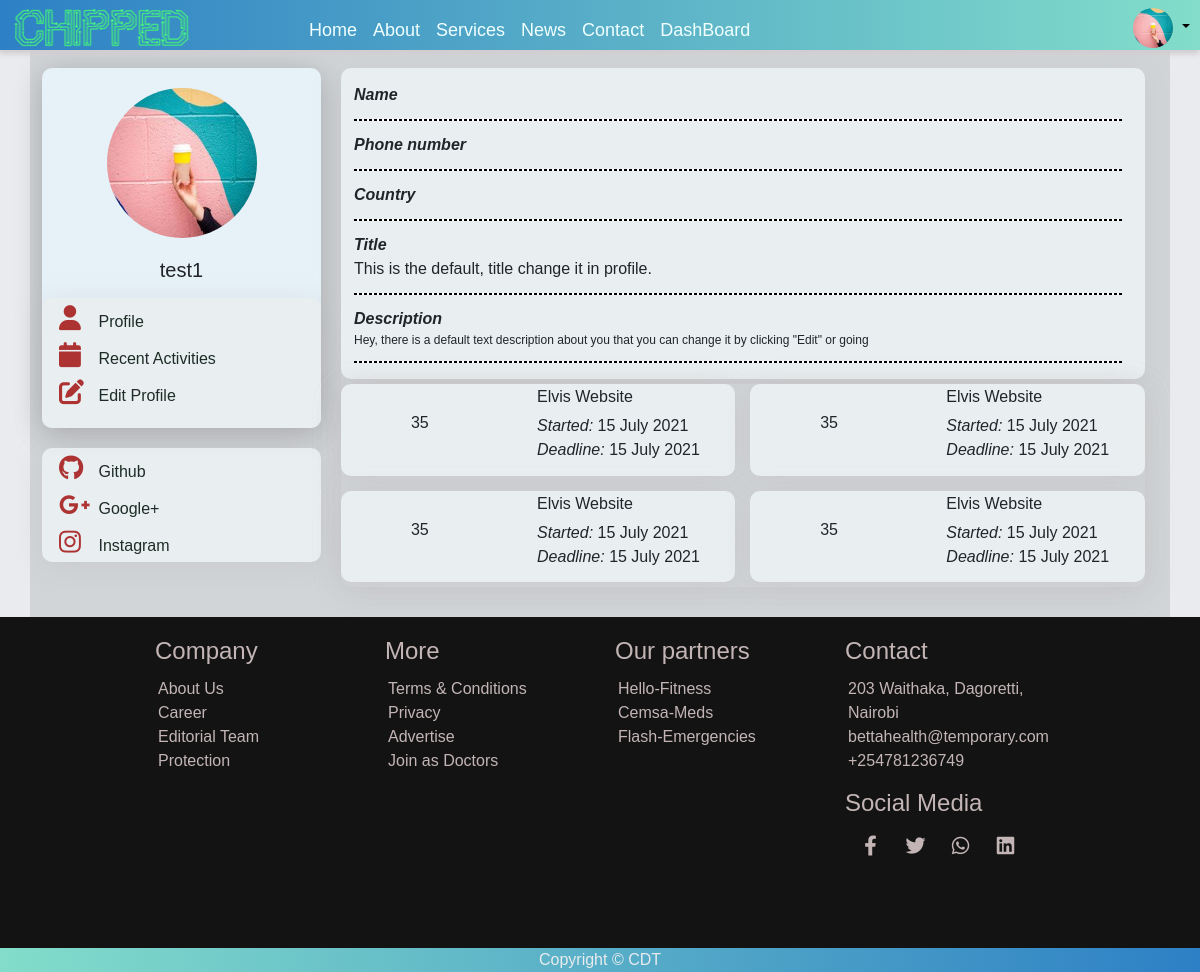
The page /users/profile/ (signed in) on the database its author committed.
### hospital_website/models/models.py (models this page shows, shortened)
class BaseData(models.Model):
    logo_img = models.ImageField(default='default.png', upload_to='company_Logo',null=True, blank=True)
    logo_name = models.CharField(default='Chipped', max_length=100, null=False)
    footer = models.CharField(default='Update Footer ', max_length=100, null=False)

### users/models.py (models this page shows, shortened)
class Profile(models.Model):
    is_staff = models.BooleanField(default=False)
    user = models.OneToOneField(User, on_delete=models.CASCADE) # Delete profile when user is deleted
    phone_number = PhoneNumberField()
    country= CountryField(blank=True)
    title = models.CharField(default='This is the default, title change it in profile.', max_length=200, null=True)
    desc_text='Hey, there is a default text description about you that you can change it by clicking "Edit" or going'
    desc = models.TextField(default=desc_text, max_length=200, null=True)
    image = models.ImageField(default='default.jpg', upload_to='profile_pics')
    github = models.CharField(default='input you Github link here.', max_length=1000, null=True, blank=True)
    facebook = models.CharField(default='input you Facebook link here.', max_length=1000, null=True, blank=True)
    googleplus = models.CharField(default='input you Google+ link here.', max_length=1000, null=True, blank=True)
    instagram = models.CharField(default='input you Instagram link here.', max_length=1000, null=True, blank=True)

### users/views.py (the view)
# urls.py: path('profile/', profile, name='profile'),
@login_required
def profile(request):
    if request.method == 'POST':
        u_form = UserUpdateForm(request.POST, instance=request.user)
        p_form = ProfileUpdateForm(request.POST,
                                   request.FILES,
                                   instance=request.user.profile)
        if u_form.is_valid() and p_form.is_valid():
            u_form.save()
            p_form.save()
            messages.success(request, f'Your account has been updated!')
            return redirect('profile') # Redirect back to profile page
    else:
        u_form = UserUpdateForm(instance=request.user)
        p_form = ProfileUpdateForm(instance=request.user.profile)
        side_info = ContactSidebarCompanyInfo.objects.first()
        base = BaseData.objects.first() #for Base.html
    context = {
        'base': base,
        'u_form': u_form,
        'p_form': p_form,
    }
    return render(request, 'profile/profile_home2.html', context)

### templates/profile/profile_home2.html (shortened to what this page needs)
{% extends 'base.html' %}
{% load static %}
{% block css %}
<link rel="stylesheet" href="{% static 'css/users/profile_home.css' %}" type="text/css">
<link rel="stylesheet" href="{% static 'css/users/profile.css' %}">
<link rel="stylesheet" href="{% static 'css/users/login.css' %}" type="text/css">
{% endblock css %}
{% block content %}
<section class="s2 profile">
  <div class=" profile-main  container-xl">
    <div class=" img-area">
      <div class="  profile-photo">
        <a href="{{user.profile.image.url}}">
          <img src="{{user.profile.image.url}}" alt="user-image" width="150" height="150"
            class="profile-pic rounded-circle">
        </a>
        <div class="info-">
          <h5 class="account-heading">{{ user.username }} </h5>
        </div>
        <div class="select-">
          <ul>
            <li>
              <a href="#profile-info" id="p-i">
                <i class="fa fa-user" aria-hidden="true"></i>
                <span>Profile</span>
              </a>
            </li>
            <li>
              <a href="#activites" id="e-p">
                <i class="fa fa-calendar" aria-hidden="true"></i>
                <span>Recent Activities</span>
              </a>
            </li>
            <li>
              <a href="#edit-profile" id="a-">
                <i class="fa fa-solid fa-pen-to-square"></i>
                <span>Edit Profile</span>
              </a>
            </li>
          </ul>
        </div>
      </div>
      <div class="  socialMedia-area">
        <ul>
          <li>
            <a href="#" class="github">
              <i class="fa fa-brands fa-github"></i>
              <span> Github</span>
            </a>
          </li>
          <li>
            <a href="#">
              <i class="fa fa-brands fa-google-plus-g"></i>
              <span> Google+</span>
            </a>
          </li>
          <li>
            <a href="#">
              <i class="fa fa-brands fa-instagram"></i>
              <span> Instagram</span>
            </a>
          </li>
        </ul>
      </div>
    </div>
    <section id="profile-info">
      <div class=" info-area">
        <div class=" info-area-s">
          <div class="user-details">
            <ul>
              <li style=" margin-top: 10px; ">
                <i class=" U-fixed-details">Name </i>
              </li>
              <hr class="hr-dashed">
              <li>
                <i class="U-fixed-details">Phone number </i>
              </li>
              <hr class="hr-dashed">
              <li>
                <i class="U-fixed-details">Country </i>
              </li>
              <hr class="hr-dashed">
              <li>
                <i class="U-fixed-details">Title </i>
                <span class="U-valiable-details">{{ user.profile.title }}</span>
              </li>
              <hr class="hr-dashed">
              <li>
                <i class="U-fixed-details">Description </i>
                <span class="U-valiable-details" style="font-size: 12px;">{{ user.profile.desc }}</span>
              </li>
              <hr class="hr-dashed">
            </ul>
          </div>
          <div class="current-projects">
            <div class="current-areas">
              <div class="current-no">
                <p>35</p>
              </div>
              <div>
                <ul>
                  <li>
                    <h6>Elvis Website</h6>
                  </li>
                  <li>
                    <i>Started:</i>
                    <span>15 July 2021</span>
                  </li>
                  <li>
                    <i>Deadline:</i>
                    <span>15 July 2021</span>
                  </li>
                </ul>
              </div>
            </div>
            <div class="current-areas">
              <div>
                <p>35</p>
              </div>
              <div>
                <ul>
                  <li>
                    <h6>Elvis Website</h6>
                  </li>
                  <li>
                    <i>Started:</i>
                    <span>15 July 2021</span>
                  </li>
                  <li>
                    <i>Deadline:</i>
                    <span>15 July 2021</span>
                  </li>
                </ul>
              </div>
            </div>
            <div class="current-areas">
              <div>
                <p>35</p>
              </div>
              <div>
                <ul>
                  <li>
                    <h6>Elvis Website</h6>
                  </li>
                  <li>
                    <i>Started:</i>
                    <span>15 July 2021</span>
                  </li>
                  <li>
                    <i>Deadline:</i>
                    <span>15 July 2021</span>
                  </li>
                </ul>
              </div>
            </div>
            <div class="current-areas">
              <div>
                <p>35</p>
              </div>
              <div>
                <ul>
                  <li>
                    <h6>Elvis Website</h6>
                  </li>
                  <li>
                    <i>Started:</i>
                    <span>15 July 2021</span>
                  </li>
                  <li>
                    <i>Deadline:</i>
                    <span>15 July 2021</span>
                  </li>
                </ul>
              </div>
            </div>
          </div>
        </div>
      </div>
    </section>
  </div>
</section>
{% endblock content %}

### templates/base.html (shortened to what this page needs)
<!DOCTYPE html> {% load static %}
<html lang="en">
<head>
    <link href="https://cdn.jsdelivr.net/npm/bootstrap@5.0.2/dist/css/bootstrap.min.css" rel="stylesheet"
>
        <link rel="stylesheet" href="https://cdn.jsdelivr.net/npm/bootstrap-icons@1.10.5/font/bootstrap-icons.css">
    <link rel="stylesheet" href="{% static 'css/style.css' %}" type="text/css">
    <link rel="stylesheet" href="{% static 'css/nav.css' %}" type="text/css">
    <link rel="stylesheet" href="{% static 'css/top-footer.css' %}" type="text/css">
    <link rel="stylesheet" href="{% static 'css/loading.css' %}">
    <link rel="stylesheet" href="{% static 'css/maicons.css' %}" type="text/css">
    <link rel="stylesheet" href="https://cdnjs.cloudflare.com/ajax/libs/font-awesome/6.2.0/css/all.min.css">
    {% block css %} {% endblock css %}
</head>
<body class="preload">
    <header class="header">
        <div id="logo">
            <a href="{% url 'main_index' %}">
                <span class="logo">
                    <img src="{{base.logo_img.url}}" width="180" height="40" alt="{{base.logo_name}}">
                </span>
            </a>
        </div>
        <div id="navbar_d">
            <div id="links">
                <a href="{% url 'main_index' %}">Home</a>
                <a href="{% url 'about' %}">About</a>
                <a href="{% url 'services' %}">Services</a>
                <a href="{% url 'blog:blog_home' %}">News</a>
                <a href="{% url 'contact' %}">Contact</a>
                {% if request.user.is_authenticated %}
                <a href="{% url 'blog:dashboard_home' %}">DashBoard</a>
                {% endif %}
            </div>
        </div>
        <div class="user nav-item dropdown">
            {% if user.is_authenticated %}
            <a href="#" class="dropdown-toggle" type="button" id="dropdownMenuButton1" data-bs-toggle="dropdown"
                aria-expanded="false">
                <img src="{{user.profile.image.url}}" width="40" height="40" class="rounded-circle" alt="Avatar">
            </a>
            {% else %}
            <a href="{% url 'login' %}"> <span>SignUp</span> </a>
            {%endif %}
        </div>
    </header>
    <main class="containerl-xxl">
        {% block content %} {% endblock content %}
        <footer class="top-footer">
            <div class="f-company">
             <h4>Company</h4>
             <ul>
                <li>
                    <a href="">About Us </a>
                </li>
                <li>
                    <a href="">Career </a>
                </li>
                <li>
                    <a href="">Editorial Team</a>
                </li>
                <li><a href="">Protection</a>
                </li>
             </ul>
            </div>
            <div class="f-more">
                <h4>More</h4>
                <ul>
                    <li>
                        <a href="">Terms & Conditions </a>
                    </li>
                    <li>
                        <a href="">Privacy </a>
                    </li>
                    <li>
                        <a href="">Advertise </a>
                    </li>
                    <li>
                        <a href="">Join as Doctors </a>
                    </li>
                </ul>
            </div>
            <div class="f-ourpartner">
                <h4>Our partners </h4>
                <ul>
                    <li>
                        <a href="">Hello-Fitness </a>
                    </li>
                    <li>
                        <a href="">Cemsa-Meds </a>
                    </li>
                    <li>
                        <a href="">Flash-Emergencies </a>
                    </li>
                </ul>
            </div>
            <div class="f-contact">
                <div id="f-contact">
                    <h4>Contact</h4>
                    <ul>
                        <li>
                            203 Waithaka, Dagoretti, Nairobi
                        </li>
                        <li>
                            bettahealth@temporary.com
                        </li>
                        <li>+254781236749</li>
                    </ul>
                </div>
                <div id="f-socialmedia">
                    <h4>Social Media</h4>
                    <ul>
                        <li>
                            <a href=""><i class="fa-brands fa-facebook-f"></i>
                            </a>
                        </li>
                        <li>
                            <a href=""><i class="fa-brands fa-twitter"></i>
                            </a>
                        </li>
                        <li>
                            <a href=""><i class="fa-brands fa-whatsapp"></i>
                            </a>
                        </li>
                        <li>
                            <a href=""><i class="fa-brands fa-linkedin"></i>
                            </a>
                        </li>
                    </ul>
                </div>
            </div>
        </footer>
        <footer class="mt3 text-center footer">
             Copyright © {{base.footer}}
        </footer>
    </main>
</body>
</html>

### static/css/style.css (style rules this page uses)
li { list-style: none; }
body { background-color: #e9ebee; --header-height: 50px; --footer-height: 22px; margin: var(--header-height) 0 var(--footer-height) 0; font-family: sans-serif; }
.s2 { height: inherit; }

### static/css/nav.css (style rules this page uses)
.header { position: fixed; padding: 0; top: 0; left: 0; width: 100%; height: var(--header-height) ; background: linear-gradient(to right, #2d80c5 0%, #83ddca 100%); display: grid; grid-template-columns: repeat(12, 1fr); gap: 12px; backdrop-filter: blur(3px); -webkit-backdrop-filter: blur(3px); z-index: 1000; }
#logo { grid-column: 6; margin: 0 auto; font-family: "Open Sans" sans-serif; font-size: 30px; font-weight: 700; color: #000; text-transform: uppercase; }
#logo a { text-decoration: none; }
.user { grid-column: 11; padding-top: 5px; }
.user a { color: black; font-weight: 600; }
.footer { color: #e9ebee; position: fixed; bottom: 0; width: 100%; background: linear-gradient(to right, #83ddca 0%, #2d80c5 100%); z-index: 10; }
@media (min-width: 720px) { .header { display: grid; grid-template-columns: repeat(12, 1fr); gap: 12px; justify-content: start; align-items: center; min-height: var(--header-height); z-index: 1000; background-color: rgba(1, 2, 4, 0.7); grid-gap: 1em; padding: 0 10px; -webkit-box-shadow: -1px 4px 5px 0px rgba(209, 205, 209, 1); -moz-box-shadow: -1px 4px 5px 0px rgba(209, 205, 209, 1); box-shadow: -1px 4px 5px 0px rgba(209, 205, 209, 1); } }
@media (min-width: 720px) { #logo { grid-column: 1 / span 2; } }
@media (min-width: 720px) { #navbar_d { grid-column: 4 / span 5; } }
@media (min-width: 720px) { .user { grid-column: 11/ span 2; display: inline-flex; justify-content: right; } }
@media (min-width: 720px) { #logo { display:grid; margin-top:10; font-family: "Open Sans" sans-serif; font-size: 30px; font-weight: 700; color: #000; text-transform: uppercase; } }
@media (min-width: 720px) { #links { display:grid; padding-top: 10px; align-items: center; grid-auto-flow: column; grid-gap: 1em; width: fit-content; } }
@media (min-width: 720px) { #links a { color: azure; font-family: "Open Sans" sans-serif; font-size: 18px; text-decoration: none; } }

### static/css/top-footer.css (style rules this page uses)
ul { padding-left: 0; }
.top-footer a { text-decoration: none; color: #c3b5b5; }
.top-footer { display: grid; grid-template-columns: repeat(auto-fit, 200px); gap:30px; justify-content: center; padding-bottom: 70px; grid-auto-flow: dense; background-color: rgb(20, 19, 19); color: #c3b5b5; padding-top: 20px; position: relative; z-index: 2; }
.top-footer div { display: flex; flex-direction: column; width: fit-content; }
#f-socialmedia ul { display: flex; }
#f-socialmedia ul li { margin: 0 5px; border-radius: 50px; font-size: 20px; }
#f-socialmedia ul li a { display: flex; padding: 0 6px; justify-content: center; align-items: center; height: 35px; width: 35px; }

### static/css/users/profile.css (style rules this page uses)
.profile { display: grid; }
.profile-photo { display: grid; grid-template-rows: 2fr auto; }

### rows shown on the page
BaseData: logo_img (picture), footer "CDT"

### other values the page prints
{{ user.username }} "test1"
{{ user.profile.title }} "This is the default, title change it in profile."
{{ user.profile.desc }} "Hey, there is a default text description about you that you can change it by clicking \"Edit\" or going"
